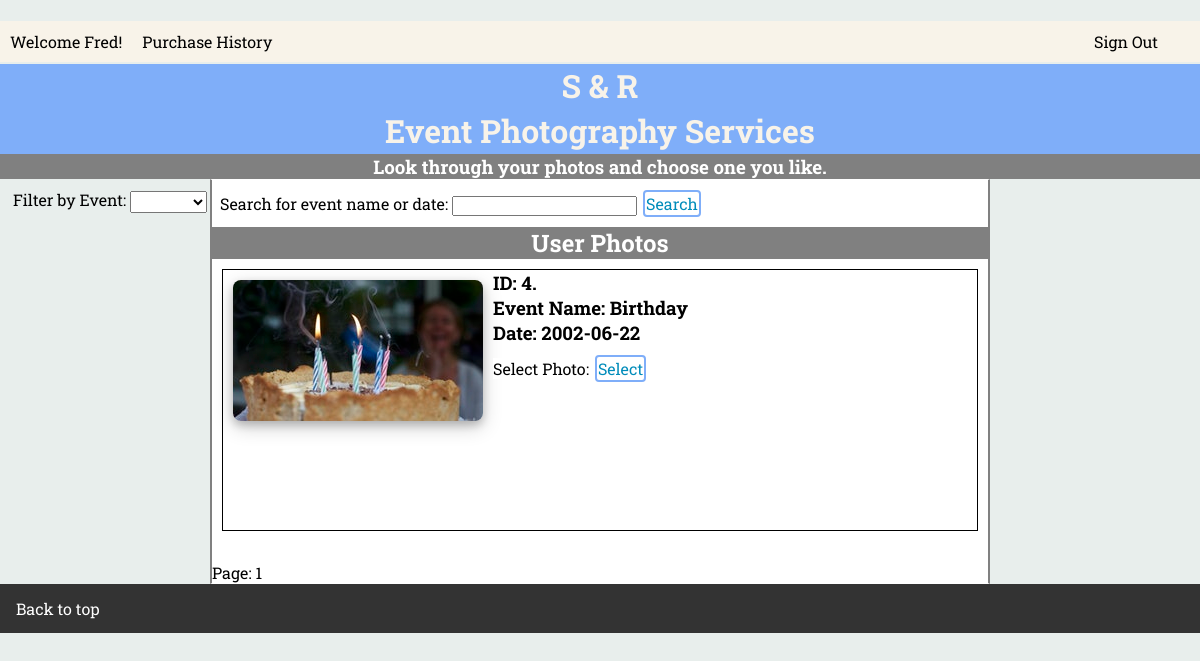
The page /photos.php (signed in) on the database its author committed.
### tables this page shows
CREATE TABLE photo (
  username      VARCHAR(30) NOT NULL, 
  id			int not null,
  event_name	VARCHAR(30) NOT NULL,
  event_date	DATE NOT NULL,
  selected		BOOLEAN NOT NULL,
  deleted		BOOLEAN NOT NULL,
  CONSTRAINT pk_photo PRIMARY KEY (id),
  Constraint fk_photo_customer FOREIGN KEY (username) references Customer(username)
);

### photos.php (the view, shortened to what this page needs)
<?php
$host = "localhost";
$user = "Solon";
$pass = "speakeasy";
$db = "event_photo";
$page_length = 5;
if(isset($_POST['searchButton']) || !isset($_POST['page_num'])){
	$page_num = 1;
	$page_max = $page_length;
}
$page_min = $page_max-$page_length;
$photo_count=0;
$con=mysqli_connect($host,$user,$pass,$db);
$username = $_SESSION['sess_username'];
$query = "SELECT * FROM customer WHERE username = '$username';";
$result = mysqli_query ($con,$query);
$userData = mysqli_fetch_array($result);
$admin = $userData['admin_rights'];
if (isset($_POST['search']) && $_POST['search']!="") {
	$search = $_POST['search'];
	if(isset($_POST['filter']) && $_POST['filter']!=""){
		$filter = $_POST['filter'];
		if($admin)
			$query_photo = "SELECT * FROM photo WHERE event_name = '$filter' AND (event_name LIKE '%$search%' OR event_date LIKE '%$search%');";
		else
			$query_photo = "SELECT * FROM photo WHERE username = '$username' AND event_name = '$filter' AND (event_name LIKE '%$search%' OR event_date LIKE '%$search%');";
	}
	else{
		if($admin)
			$query_photo = "SELECT * FROM photo WHERE (event_name LIKE '%$search%' OR event_date LIKE '%$search%');";
		else
			$query_photo = "SELECT * FROM photo WHERE username = '$username' AND (event_name LIKE '%$search%' OR event_date LIKE '%$search%');";
	}
}
else{
	if(isset($_POST['filter']) && $_POST['filter']!=""){
		$filter = $_POST['filter'];
		if($admin)
			$query_photo = "SELECT * FROM photo WHERE event_name = '$filter';";
		else
			$query_photo = "SELECT * FROM photo WHERE username = '$username' AND event_name = '$filter';";
	}
	else{
		if($admin)
			$query_photo = "SELECT * FROM photo;";
		else
			$query_photo = "SELECT * FROM photo WHERE username = '$username';";
	}
}
if(!$admin)
	$query_filter = "SELECT DISTINCT event_name FROM photo WHERE username = '$username';";
else
	$query_filter = "SELECT DISTINCT event_name FROM photo;";
$filter_results = mysqli_query ($con,$query_filter);
$photos = mysqli_query ($con,$query_photo);
?>
<html>
  <head>
	<link rel="stylesheet" type="text/css" href="css/photos.css">
  </head>
  <body>
	<div class="header">
        <div id="navbar">
            <div class = "user-welcome">
                <?php echo "Welcome ".ucfirst($_SESSION['sess_username'])."!" ?>
            </div>
			<div class = "navbar-item">
                <a href=order_history.php>Purchase History</a>
            </div><aside>
            <div class = "navbar-item sign-out">
                <a href=login.html>Sign Out</a>
            </aside></div>
        </div>
    <div class="banner">
		<h1>S & R</h1>
        <h1>Event Photography Services</h1>
        <h3>Look through your photos and choose one you like.</h3>
    </div>
	<form action="" method="post" id="searchForm">
	<div class="column">
		<label for="filter" class="sidebar_item">Filter by Event:</label>
		<select id="filter" name="filter">
			<option value=''></option>
			<?php
			while($filter_result = mysqli_fetch_array($filter_results)){
				$event_name = $filter_result['event_name'];
				if(isset($_POST[filter]) && $event_name == $_POST[filter])
					echo "<option value='$event_name' selected>$event_name</option>";
				else
					echo "<option value='$event_name'>$event_name</option>";
			}
			?>
		</select>
	</div>
	<div class="main">
		<div class = "form">
			<label for="search" class="black">Search for event name or date:</label>
			<input type="text" id="search" name="search" value="<?php echo isset($_POST['search']) ? $_POST['search'] : '' ?>" autofocus/>
			<input type="submit" id="searchButton" name="searchButton" value="Search">
		</div>
	<h2>User Photos</h2>
	<?php
		while($photo = mysqli_fetch_array($photos)){
			$deleted = $photo['deleted'];
			if(!$deleted){
				$photo_count++;
				if($photo_count>$page_min && $photo_count <= $page_max){
					$photo_id = $photo['id'];
					echo"<div class='photo'>";
					echo "<img src = 'resources/$photo_id.jpeg'/>";
					echo "<h3>ID: $photo_id.</h3>";
					$photo_name = $photo['event_name'];
					echo "<h3>Event Name: $photo_name</h3>";
					$photo_date = $photo['event_date'];
					echo "<h3>Date: $photo_date</h3>";
					echo "<label for='$photo_id'>Select Photo: </label>";
					echo "<input id='selectButton' type='submit' name = '$photo_id' value = 'Select'>";
					echo "<br>";
					echo"</div>";
				}
			}
		}
	?>
	<br>
	<div>
		<?php
		echo " Page: $page_num ";
		?>
	</div>
	</div>
	</form>
	<ul>
		<li><a href="#home">Back to top</a></li>
	</ul>
   </body>
</html>

### css/photos.css (style rules this page uses)
* { margin: 0px; padding-top: 0px; }
html, body { padding: 0px; margin: 0px; font-family: 'Roboto Slab', sans-serif; background-color: #E8EEEC; }
h1 { margin: 2px auto; }
h2 { text-align: center; background-color: grey; color: white; margin: 0px; }
h3 { background-color: grey; color: white; margin: 0px; }
label { background-color: grey; color: white; margin: 0px; }
select { font-family: 'Roboto Slab', sans-serif; }
.sidebar_item { background-color: #E8EEEC; color: black; }
.black { background-color: white; color: black; margin: 0px; }
#search { margin-bottom: 3px; }
ul { list-style-type: none; margin: 0; padding: 0; overflow: hidden; background-color: #333; }
li { float: left; }
li a { display: block; color: white; text-align: center; padding: 14px 16px; text-decoration: none; }
.column { text-align: center; float: left; width: 200px; margin: 10px; }
.main { margin-left: 210px; margin-right: 210px; border: 1px solid white; border-left: 2px solid grey; border-right: 2px solid grey; margin-bottom: 0px; background-color: white; }
.photo { border: 1px solid black; margin: 10px; height: 260px; background-color: white; }
.photo h3,label { background-color: white; color: black; }
aside { float: right; width: 200px; }
img { width: 250px; height: auto; float: left; margin: 10px; border-radius: 8px; box-shadow: 0 4px 8px 0 rgba(0, 0, 0, 0.2), 0 6px 20px 0 rgba(0, 0, 0, 0.19); }
a { text-decoration: none; }
.header { grid-area: h; filter: blur(0px); border-radius: 0px 0px 0px 0px; }
.banner { grid-area: b; text-align: center; background-color:rgb(127, 174, 249); color: rgb(248, 243, 233); }
#navbar { background-color: rgb(248, 243, 233); padding-top: 0px; }
#navbar div { display: inline-block; padding: 10px; font-weight: normal; transition: .5s; }
.navbar-item a:link { text-decoration: none; color: rgb(0, 0, 0); }
.sign-out { float: right; margin-right: 2em; }
.user-welcome { float: left; }
#selectButton, #previousPageButton, #nextPageButton, #searchButton { margin: 10px 2px; transition-duration: 0.4s; background-color: white; border: 2px solid rgb(127, 174, 249); border-radius: 4px; color: #008CBA; text-align: center; padding: 1px; font-family: 'Roboto Slab', sans-serif; font-size: 1em; }

### rows shown on the page
photo: deleted 0 (drawn), id "4", event_name "Birthday", event_date "2002-06-22"

### other values the page prints
$_SESSION['sess_username'] "Fred"
$page_num "1"
